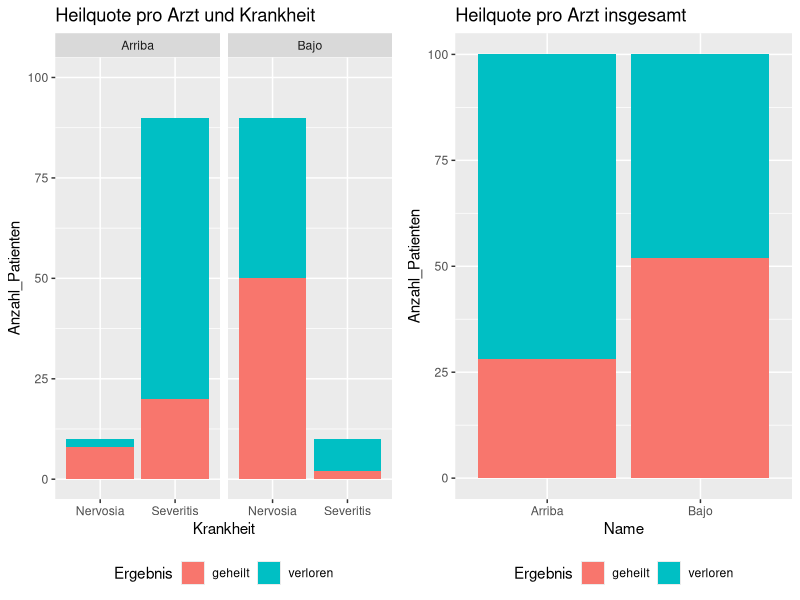

Here is the R script that generated this plot:
## ---- chunk 1
knitr::opts_chunk$set(echo = FALSE)
## ---- chunk 2
library(tidyverse)
library(knitr)
## ---- chunk 3


heal <- tribble(
  ~Name,     ~Krankheit,     ~geheilt,    ~verloren,    ~Summe,     ~Heilquote,
  "Arriba",    "Severitis",    20,          70,           20+70,          25/75,
  "Arriba",    "Nervosia",      8,           2,           10,         8/10,
  "Bajo",      "Severitis",     2,           8,           10,         2/10,
  "Bajo",      "Nervosia",      50,         40,           90,          50/90,
)
kable(heal, digits = 2)
## ---- chunk 4
heal %>% 
  gather(key = Ergebnis, value = Anzahl_Patienten, 
         -c(Name, Krankheit, Summe, Heilquote)) -> heal_summary1
## ---- chunk 5
heal_summary1 %>% 
  group_by(Name, Ergebnis) %>% 
  summarise(Anzahl_pro_Ergebnis = sum(Anzahl_Patienten))  %>% 
  ungroup() %>% 
  spread(key = Ergebnis, value = Anzahl_pro_Ergebnis) %>% 
  mutate(Heilquote_gesamt = geheilt / (geheilt + verloren)) -> heal_summary2

kable(heal_summary2)
## ---- chunk 6
p1 <- heal_summary1 %>% 
      ggplot() +
      aes(x = Krankheit, y = Anzahl_Patienten, fill = Ergebnis) +
      geom_col(position = position_stack(reverse = TRUE)) +
      facet_wrap(~Name) +
      labs(title = "Heilquote pro Arzt und Krankheit") +
      scale_y_continuous(limits = c(0, 100)) +
  theme(legend.position = "bottom")


p2 <- heal_summary1 %>% 
      ggplot(position = position_stack(reverse = TRUE)) +
      aes(x = Name, y = Anzahl_Patienten, fill = Ergebnis) +
      geom_col(position = position_stack(reverse = TRUE))  +
      labs(title = "Heilquote pro Arzt insgesamt") +
      scale_y_continuous(limits = c(0, 100)) +
      theme(legend.position = "bottom")



gridExtra::grid.arrange(p1, p2, nrow = 1)

